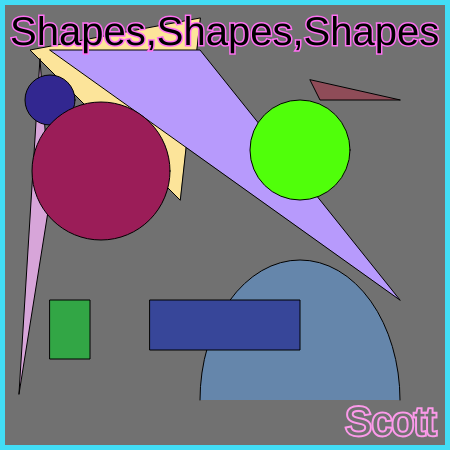
Frame 1 (no input)
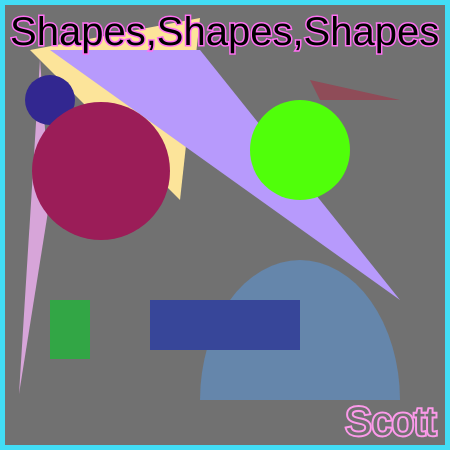
Frame 60 (no input)
Frame 120 (the mouse pressed at the canvas centre since frame 60): identical to frame 60, image omitted

The p5.js sketch that drew these frames (run headless with seeded random() and noise() and a simulated clock; from frame 60 on, the mouse is pressed at the canvas centre):

// p5.js sketch
// ── sketch.js
function setup() {
  createCanvas(450, 450);
}

function draw() {
  background(113);
  drawShapes();
  title();
  signature();
  border();
}
function border(){
  fill(66, 221, 245);
  strokeWeight(0);
  //one solid color
  rect(0,0,5,450);
  rect(445,0,5,450);
  rect(0,0,450,5);
  rect(0,445,450,5);
}
function signature(){
  fill(112);
  stroke(252, 154, 234);
  strokeWeight(4);
  textSize(40);
  text('Scott', 345, 435);
}
function title(){
  fill(0);
  stroke(255, 112, 243);
  strokeWeight(3);
  textSize(40);
  text('Shapes,Shapes,Shapes', 10, 45);
}
function drawShapes(){
  //I couldn't remember how to get something to be random but only be created once
  fill(252, 228, 154);
  triangle(180,200,30,50,200,18);
  fill(183, 154, 252)
  triangle(400,300,200,50,50,50);
  fill(215, 165, 217);
  triangle(19,394, 50, 199, 40, 59);
  fill(50,39,144);
  circle(50,100,50);
  fill(155,29,88);
  circle(101, 171, 138);
  fill(80,255,10);
  circle(300,150,100);
  fill(50,166,69);
  rect(50,300,40,59);
  fill(143, 76, 88);
  triangle(400, 100, 320, 100, 310, 80);
  fill(101, 134, 171);
  arc(300, 400, 200, 280, PI, TWO_PI);
  fill(55, 70, 153);
  rect(150,300,150,50);
}
